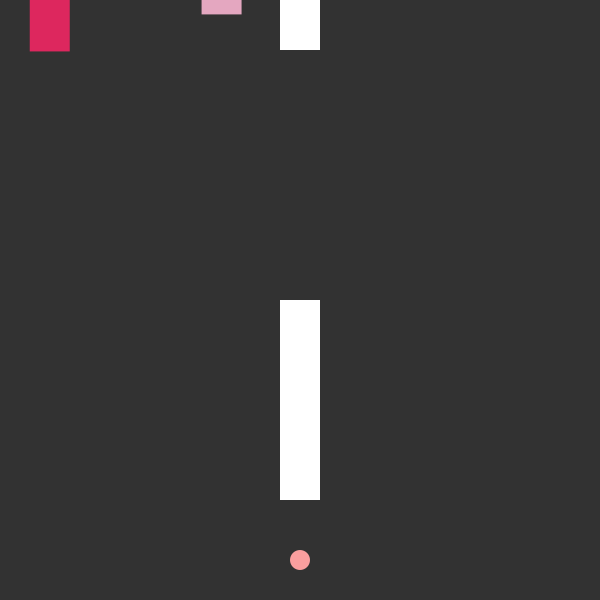
Frame 1 (no input)
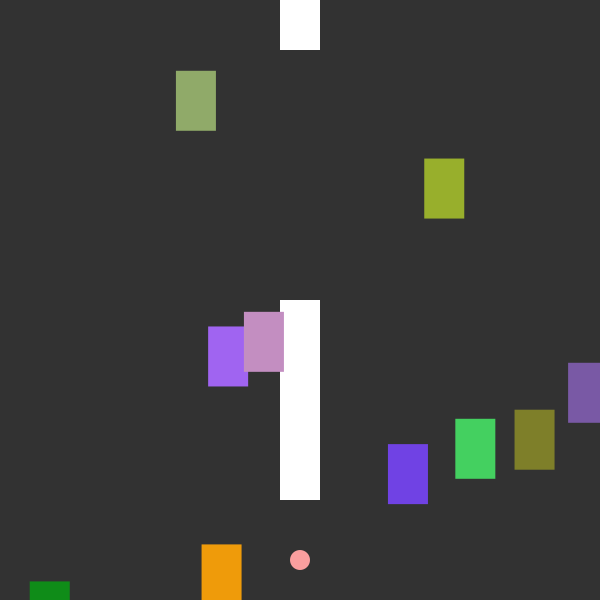
Frame 60 (the mouse pressed at the canvas centre just before this capture)
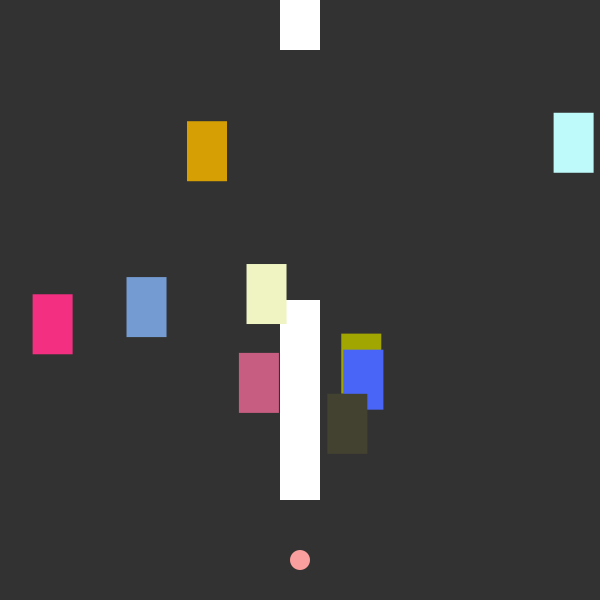
Frame 120 (the mouse held since frame 60 and released just before this capture)

The Processing sketch that drew these frames (run headless with seeded random() and noise(); from frame 60 on, the mouse is pressed at the canvas centre):

// Processing sketch: processing_43487
// ── processing_43487.pde

Traffic c1;
Stickman stickman;

float sx = 0;
float sy = 0;
float x = 0;
float y = 0;

int numCars = 10;
Traffic[] cars = new Traffic[numCars];


void setup() {
  size(600, 600);
  background(50);
  frameRate(40);
  smooth();
  noStroke();
  for (int i=0;i< cars.length; i++) {
    print(i);
    cars[i]= new Traffic();
    c1=new Traffic();
  }
  stickman = new Stickman(width/2, height-40, 10);
}

void draw() {

  float sx = width/2;
  float sy = height - 40;

  fill(50);
  rect(0, 0, 600, 600);

  fill(255, 255, 255);
  rect(width/2-20, height/2, 40, 200);
  rect(width/2-20, 0, 40, 50);

  for (int i=0;i<cars.length;i++) {

    cars[i].fall();
  }

  stickman.steer();
}

class Traffic {
  float x=random(600);
  float y=random(-height);
  color c = 0;

  private void fall() {
    c=color((int)random(255), (int)random(255), (int)random(255));
    y = y + 10;
    fill(c);
    rect(x, y, 40, 60);

    if (y>height) {
      x=random(600);
      y=random(-200);
    }
  }
}


class Stickman {
  float sx = 0;
  float sy = 0;
  float m = 6;

  public Stickman(float sx, float sy, float m) {
    this.sx=sx;
    this.sy=sy;
    this.m=m;
  }

  public void steer() {
    if (keyPressed) {
      if (keyCode == 38) {
        sy-=m;
      }
      if (keyCode == 37) {
        sx-=m;
      }
      if (keyCode == 39) {
        sx+=m;
      }
      if (keyCode == 40) {
        sy+=m;
      }
      if (sy < 0) {
        sy = height;
      }
      if (sx < 0) {
        sx = width;
      }
      if (sy > height) {
        sy = 0;
      }
      if (sx > width) {
        sx = 0;
      }
    }
    fill(250, 159, 159);
    ellipse(sx, sy, 20, 20);
  }
}

public void crash() {
  if (sx<=x+40 && sx>=x) {
    fill(0);
    rect(0, 0, width, height);
  }
  if (sy<=y+60 && sy>=y) {
    fill(0);
    rect(0, 0, width, height);
  }
}
